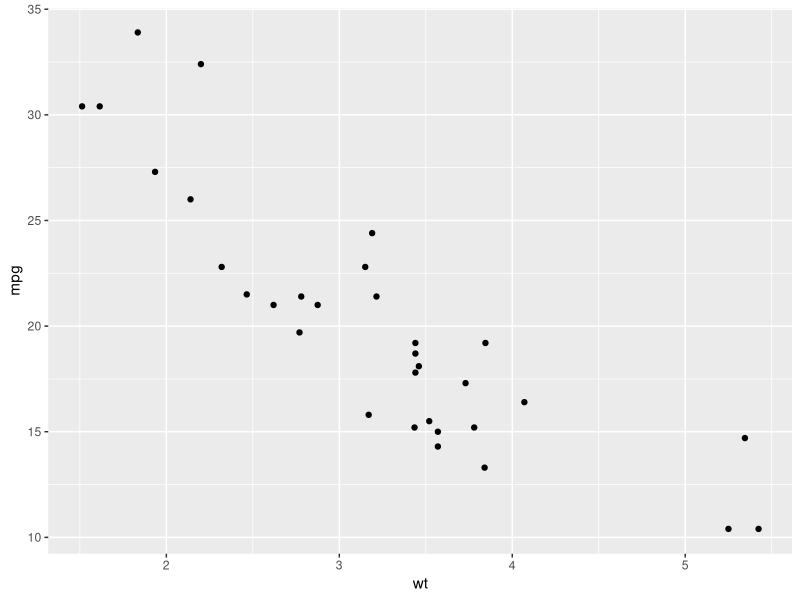
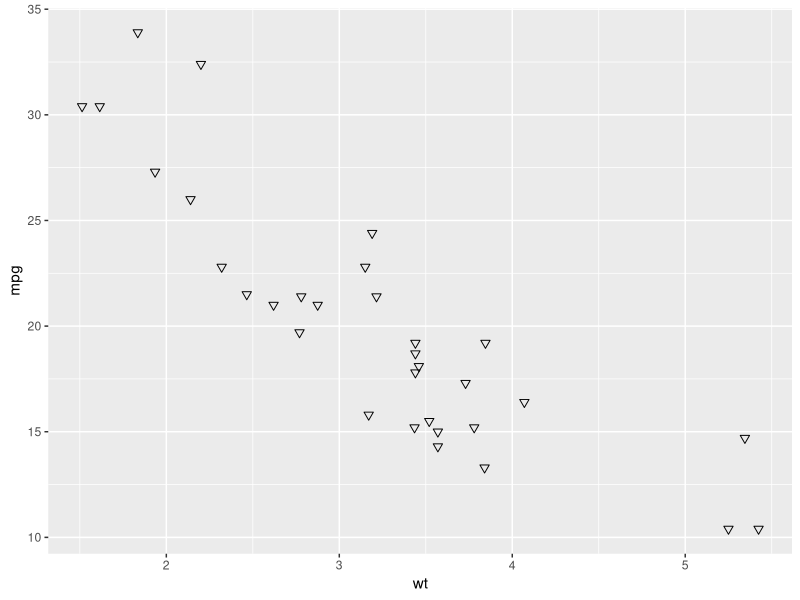
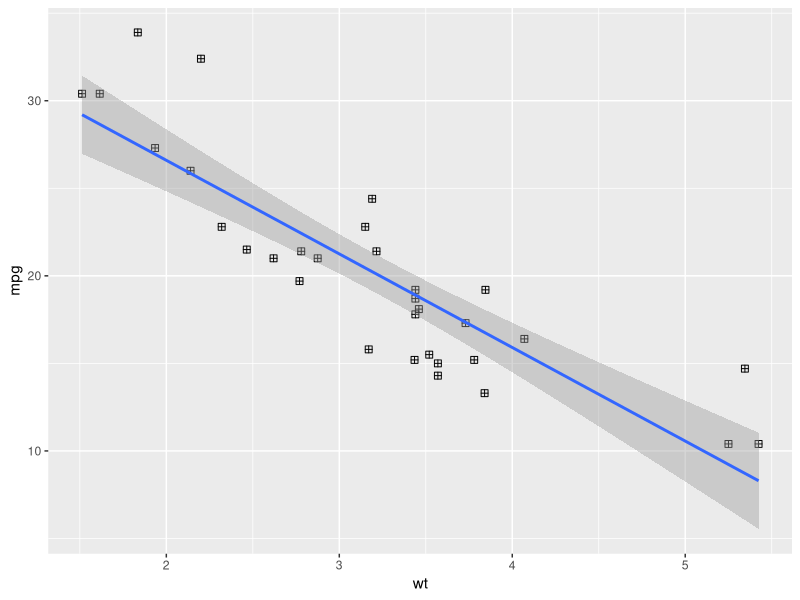
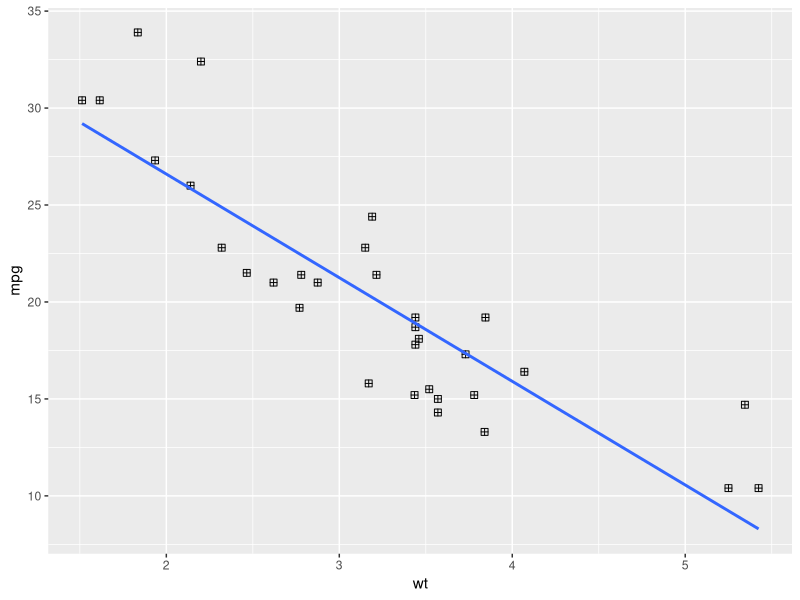
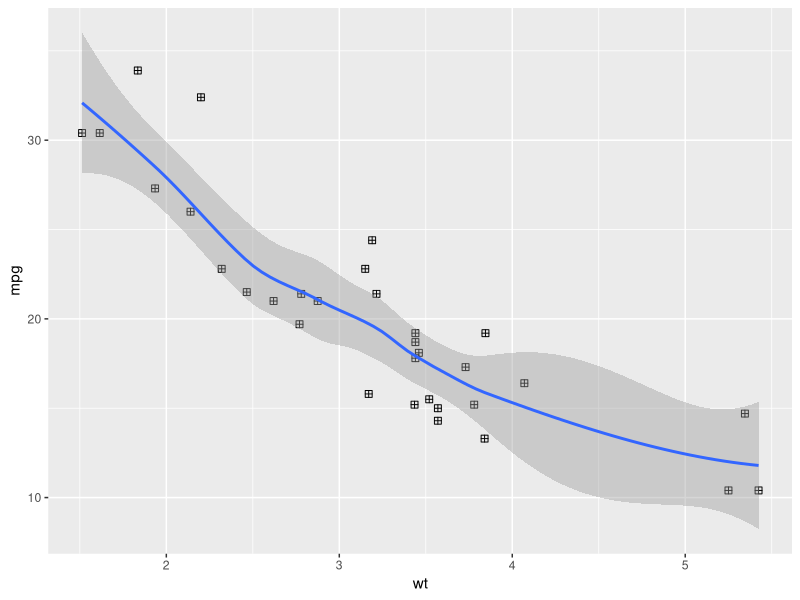
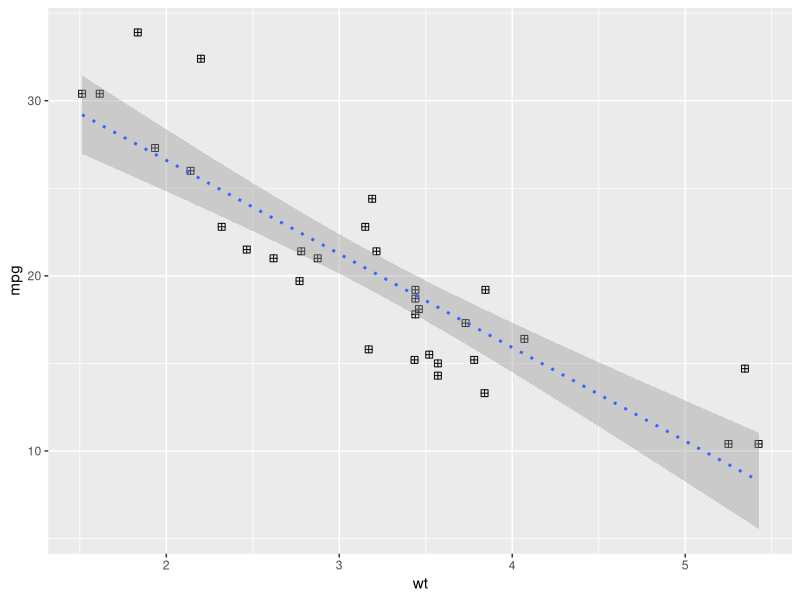
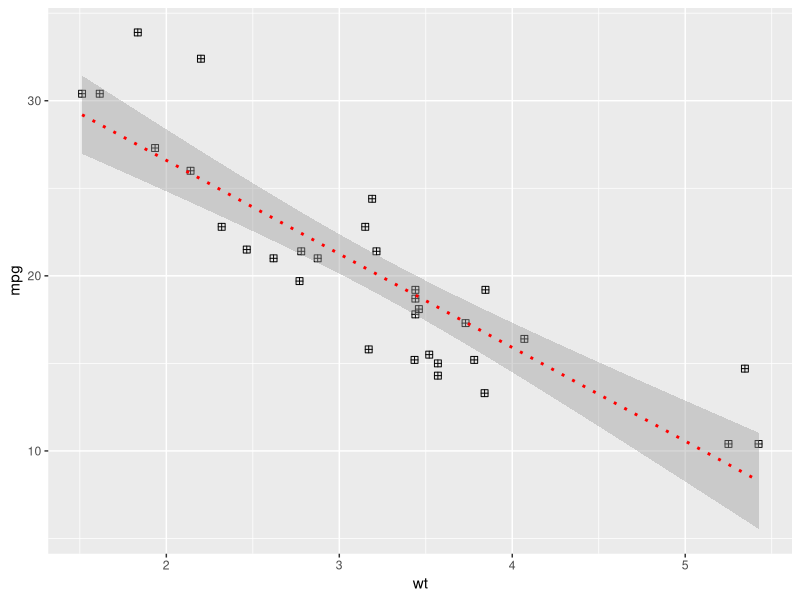
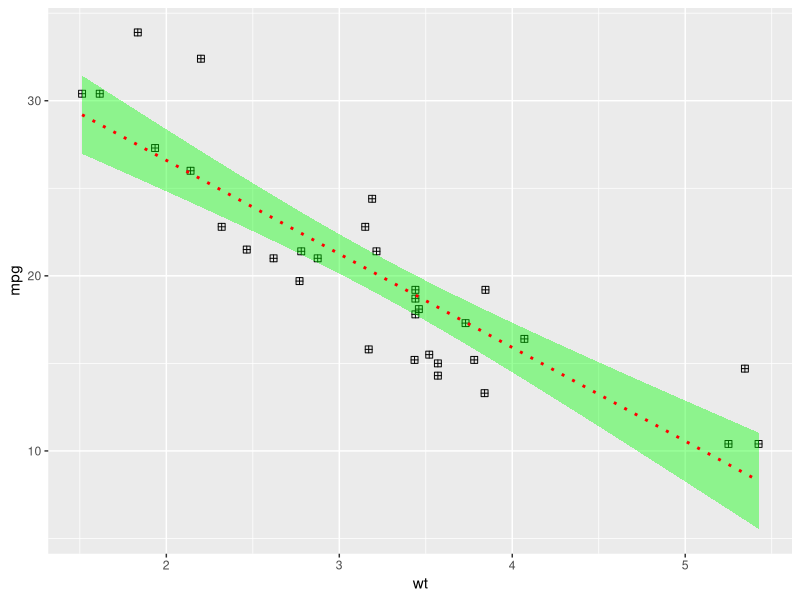

Here is the R script that generated these plots, in order:
library(ggplot2)
dtasets=mtcars
datasets=mtcars
View(datasets)

#generating a basic scatter plot

ggplot(datasets,aes(x=wt,y=mpg)) +
  geom_point()

#Changing the point size as shape
ggplot(datasets,aes(x=wt,y=mpg)) +
  geom_point  (size=2,shape=6) 

#Adding th regression line

ggplot(datasets,aes(x=wt,y=mpg)) +
  geom_point  (size=2,shape=12) +
  geom_smooth(method=lm)

#removing the confidence interval

ggplot(datasets,aes(x=wt,y=mpg)) +
  geom_point  (size=2,shape=12) +
  geom_smooth(method=lm,se=FALSE)

#Loess Method

ggplot(datasets,aes(x=wt,y=mpg)) +
  geom_point  (size=2,shape=12) +
  geom_smooth()
#change the line type and color

ggplot(datasets,aes(x=wt,y=mpg)) +
  geom_point  (size=2,shape=12) +
  geom_smooth(method=lm,linetype ='dotted')
#Adding clr
ggplot(datasets,aes(x=wt,y=mpg)) +
  geom_point  (size=2,shape=12) +
  geom_smooth(method=lm,linetype ='dotted',color="red")
#changing the confidence interval color
ggplot(datasets,aes(x=wt,y=mpg)) +
  geom_point  (size=2,shape=12) +
  geom_smooth(method=lm,linetype ='dotted',color="red",fill="green")

#scatter plot with multiple groups


datasets$cyl
#converting the cyl column from a numeric to factor variable
datasets$cyl=as.factor(datasets$cyl)

#changing the point shape by the levels of cyl
ggplot(datasets,aes(x=wt,y=mpg,shape=cyl))+
  geom_point()
#changing point shapes and colors

ggplot(datasets,aes(x=wt,y=mpg,shape=cyl,color=cyl))+
  geom_point()
  #changing point shapes:colors and sizes

ggplot(datasets,aes(x=wt,y=mpg,shape=cyl,color=cyl,size=cyl))+
  geom_point()
ggplot(datasets,aes(x=wt,y=mpg,color=cyl,size=cyl))+
  geom_point()
